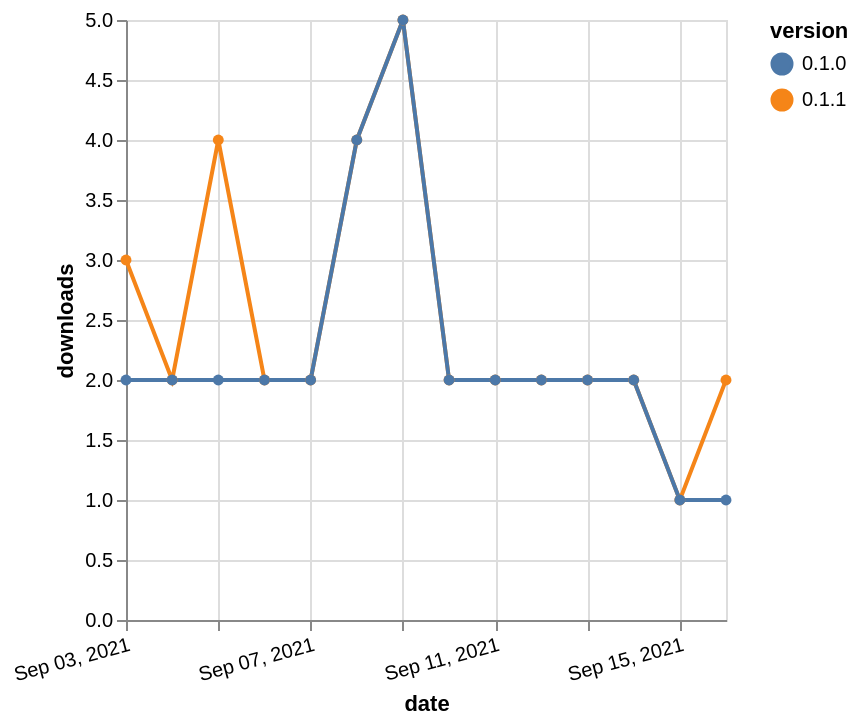

Specify this chart in Vega-Lite:
### Vega-Lite specification from a JSON file in a GitHub repository (floating-point values rounded to 4 significant figures)
{"$schema": "https://vega.github.io/schema/vega-lite/v5.json", "description": "A simple bar chart with embedded data.", "data": {"values": [{"date": "2021-09-03", "total": 2348, "delta": 3, "version": "0.1.1"}, {"date": "2021-09-04", "total": 2350, "delta": 2, "version": "0.1.1"}, {"date": "2021-09-05", "total": 2354, "delta": 4, "version": "0.1.1"}, {"date": "2021-09-06", "total": 2356, "delta": 2, "version": "0.1.1"}, {"date": "2021-09-07", "total": 2358, "delta": 2, "version": "0.1.1"}, {"date": "2021-09-08", "total": 2362, "delta": 4, "version": "0.1.1"}, {"date": "2021-09-09", "total": 2367, "delta": 5, "version": "0.1.1"}, {"date": "2021-09-10", "total": 2369, "delta": 2, "version": "0.1.1"}, {"date": "2021-09-11", "total": 2371, "delta": 2, "version": "0.1.1"}, {"date": "2021-09-12", "total": 2373, "delta": 2, "version": "0.1.1"}, {"date": "2021-09-13", "total": 2375, "delta": 2, "version": "0.1.1"}, {"date": "2021-09-14", "total": 2377, "delta": 2, "version": "0.1.1"}, {"date": "2021-09-15", "total": 2378, "delta": 1, "version": "0.1.1"}, {"date": "2021-09-16", "total": 2380, "delta": 2, "version": "0.1.1"}, {"date": "2021-09-03", "total": 2708, "delta": 2, "version": "0.1.0"}, {"date": "2021-09-04", "total": 2710, "delta": 2, "version": "0.1.0"}, {"date": "2021-09-05", "total": 2712, "delta": 2, "version": "0.1.0"}, {"date": "2021-09-06", "total": 2714, "delta": 2, "version": "0.1.0"}, {"date": "2021-09-07", "total": 2716, "delta": 2, "version": "0.1.0"}, {"date": "2021-09-08", "total": 2720, "delta": 4, "version": "0.1.0"}, {"date": "2021-09-09", "total": 2725, "delta": 5, "version": "0.1.0"}, {"date": "2021-09-10", "total": 2727, "delta": 2, "version": "0.1.0"}, {"date": "2021-09-11", "total": 2729, "delta": 2, "version": "0.1.0"}, {"date": "2021-09-12", "total": 2731, "delta": 2, "version": "0.1.0"}, {"date": "2021-09-13", "total": 2733, "delta": 2, "version": "0.1.0"}, {"date": "2021-09-14", "total": 2735, "delta": 2, "version": "0.1.0"}, {"date": "2021-09-15", "total": 2736, "delta": 1, "version": "0.1.0"}, {"date": "2021-09-16", "total": 2737, "delta": 1, "version": "0.1.0"}]}, "width": "container", "mark": {"type": "line", "point": {"filled": true}}, "encoding": {"x": {"field": "date", "type": "temporal", "timeUnit": "yearmonthdate", "title": "date", "axis": {"labelAngle": -15}}, "y": {"field": "delta", "type": "quantitative", "title": "downloads"}, "color": {"field": "version", "type": "nominal"}, "tooltip": {"field": "delta"}}}
